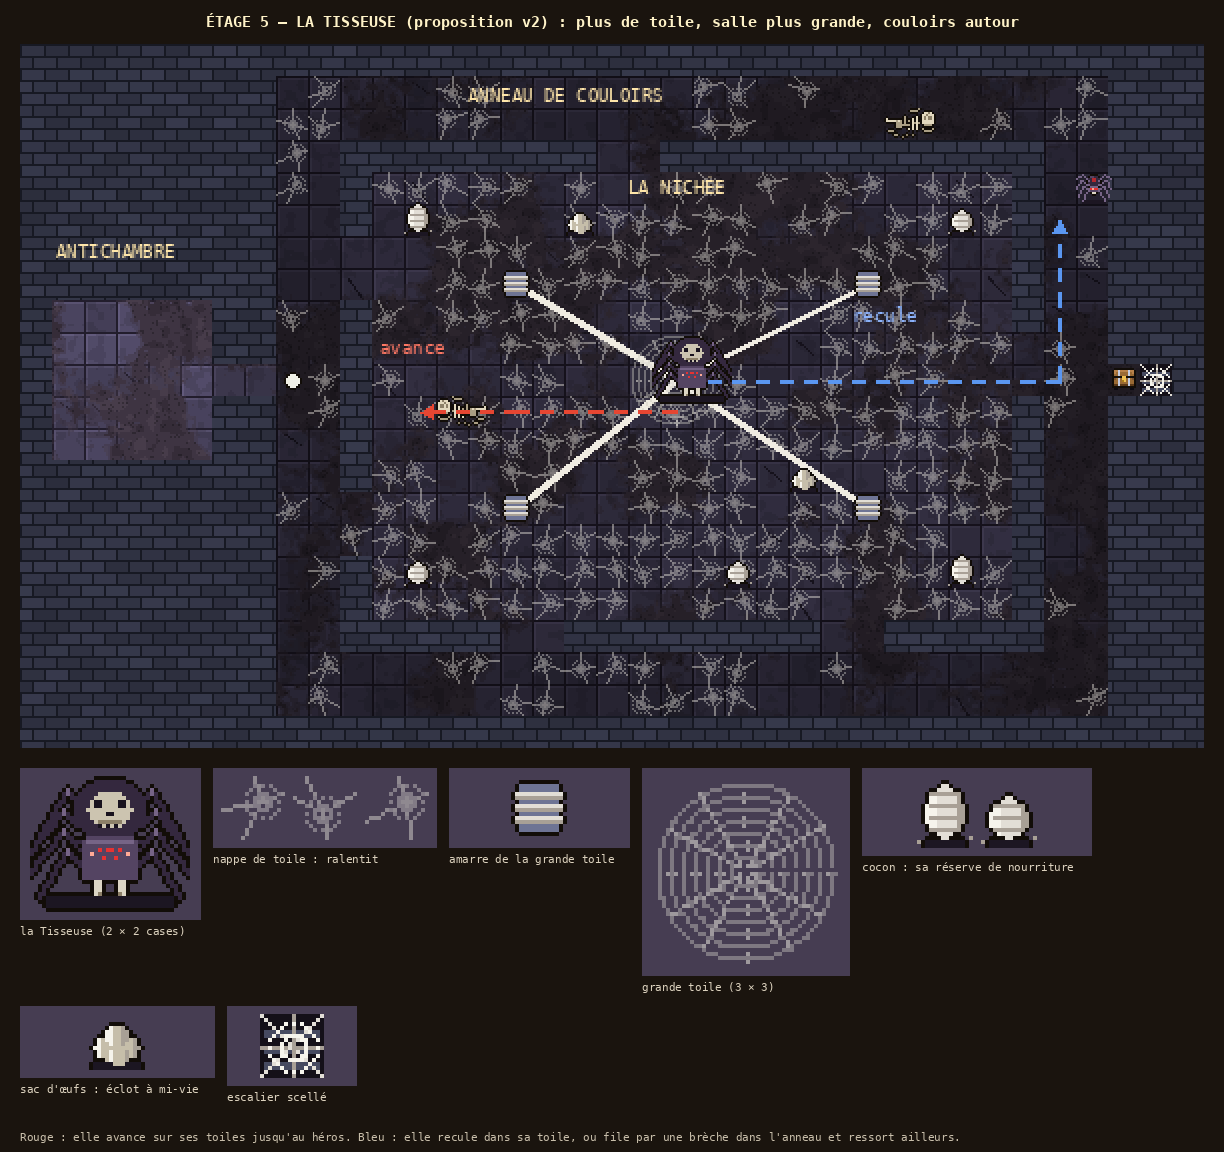

The script that drew this image:
"""Étage du boss de la section 1, v2 (Thomas, 2026-11-11 : « beaucoup beaucoup plus de toile, une salle plus grande,
des couloirs autour ; marcher sur une toile ralentit ; il faut la faire avancer et reculer »).

Plan : antichambre → couloir → ANNEAU de couloirs (2 cases de large) qui fait le tour de la NICHÉE (20 × 14) ; six
brèches relient l'anneau à la salle. Nappes de toile partout (salle et anneau), grande toile centrale tenue par quatre
AMARRES accrochées aux colonnes. Écrit art/boss_v2.png. Lancer depuis la racine du dépôt.
"""
import os, sys, math
sys.path.insert(0, os.path.dirname(os.path.abspath(__file__)))
import numpy as np
from PIL import Image, ImageDraw
from pix import grid, to_img, font, hash2
from dortoir_v2 import Sprite, C, T, walls
from sols_v1 import floor_b
from trainards_v2 import skeleton
from araignee_v1 import giant, spider
from salles_v1 import chest_sprite
from planche import planche
from boss_v1 import cocoon, web_hub, sealed_stairs


def web_cell(seed):
    """Nappe de toile au sol, une case : 3 à 4 fils qui traversent la case et se raccordent aux voisines."""
    s = Sprite(16, 16)
    pts = [(0, 3 + seed % 9), (15, 2 + (seed * 7) % 11), (3 + (seed * 5) % 10, 0), (2 + (seed * 3) % 12, 15)]
    cx, cy = 5 + seed % 6, 5 + (seed * 11) % 6
    for (px, py) in pts:
        n = max(abs(px - cx), abs(py - cy))
        for k in range(n + 1):
            s.p(int(round(cx + (px - cx) * k / n)), int(round(cy + (py - cy) * k / n)), (226, 222, 214, 120))
    for r in (2, 4):
        for k in range(16):
            a = k * math.pi / 8
            s.p(int(round(cx + math.cos(a) * r)), int(round(cy + math.sin(a) * r)), (240, 238, 230, 90))
    return s


def egg_sac():
    """Sac d'œufs collé au sol : grappe d'œufs ronds dans la soie. Il éclot (2 araignées) quand la reine est à mi-vie."""
    s = Sprite(16, 14)
    s.r(2, 12, 12, 2, "shadow")
    for (x, y, r) in ((5, 8, 3), (10, 8, 3), (7.5, 5, 3), (8, 10, 2.5)):
        for yy in range(14):
            for xx in range(16):
                if (xx - x) ** 2 + (yy - y) ** 2 <= r * r:
                    s.p(xx, yy, "silk_l" if xx < x - 1 else "egg" if xx < x + 1.5 else "silk_d")
    s.done()
    return s


def anchor():
    """Amarre : épais faisceau de soie noué autour d'une colonne. À couper pour faire tomber la grande toile."""
    s = Sprite(16, 16)
    s.r(3, 2, 10, 12, (110, 116, 148, 255))
    for y in (4, 7, 10):
        s.r(2, y, 12, 2, "silk")
        s.r(2, y + 1, 12, 1, "silk_d")
    s.done()
    return s


if __name__ == "__main__":
    IW, IH = 35, 20
    W, H = (IW + 2) * T, (IH + 2) * T
    xs, ys = grid(W, H)
    base = walls(IW, IH)
    fl = floor_b(xs, ys)
    def carve(x0, y0, w, h, dark=1.0):
        base[(y0 + 1) * T:(y0 + 1 + h) * T, (x0 + 1) * T:(x0 + 1 + w) * T] = fl[(y0 + 1) * T:(y0 + 1 + h) * T, (x0 + 1) * T:(x0 + 1 + w) * T] * dark
    base[:] = base * 0.55
    carve(0, 7, 5, 5)                                   # antichambre
    carve(5, 9, 2, 1, 0.8)                              # couloir d'accès
    for (x, y, w, h) in ((7, 0, 26, 2), (7, 18, 26, 2), (7, 0, 2, 20), (31, 0, 2, 20)):
        carve(x, y, w, h, 0.5)                          # anneau
    carve(10, 3, 20, 14, 0.62)                          # nichée
    BRECHES = [(9, 5, 1, 2), (9, 13, 1, 2), (30, 8, 1, 2), (17, 2, 2, 1), (14, 17, 2, 1), (24, 17, 2, 1)]
    for b in BRECHES:
        carve(*b, 0.55)
    carve(33, 9, 2, 1, 0.5)                             # alcôve de l'escalier
    room = to_img(np.clip(base, 0, 255)).convert("RGBA")
    d = ImageDraw.Draw(room)

    def put(sp, cx, cy, ox=0, oy=0):
        im = sp.img() if hasattr(sp, "img") else sp
        room.alpha_composite(im, ((cx + 1) * T + ox, (cy + 1) * T + T - im.height + oy))

    def floor_cell(x, y):
        return 10 <= x < 30 and 3 <= y < 17 or (7 <= x < 33 and (y < 2 or y >= 18)) or (0 <= y < 20 and (7 <= x < 9 or 31 <= x < 33)) \
            or any(bx <= x < bx + bw and by <= y < by + bh for (bx, by, bw, bh) in BRECHES)

    PILIERS = [(14, 6), (25, 6), (14, 13), (25, 13)]
    HUB = (18, 8)
    # Nappes de toile : ~60 % de la nichée, ~35 % de l'anneau (bruit : des plaques, pas un semis).
    for y in range(IH):
        for x in range(IW):
            if not floor_cell(x, y) or (x, y) in PILIERS:
                continue
            inroom = 10 <= x < 30 and 3 <= y < 17
            v = hash2(x // 2, y // 2, 7) * 0.6 + hash2(x, y, 3) * 0.4
            if v < (0.62 if inroom else 0.36):
                room.alpha_composite(web_cell(int(hash2(x, y, 9) * 97)).img(), ((x + 1) * T, (y + 1) * T))
    # Amarres : fils de la grande toile aux 4 colonnes.
    hc = ((HUB[0] + 1.5 + 1) * T, (HUB[1] + 1.5 + 1) * T)
    for (px, py) in PILIERS:
        d.line([hc, ((px + 1.5) * T, (py + 1.5) * T)], fill=(240, 236, 226), width=3)
    room.alpha_composite(web_hub().img(), ((HUB[0] + 1) * T, (HUB[1] + 1) * T))
    for (px, py) in PILIERS:
        room.alpha_composite(anchor().img(), ((px + 1) * T, (py + 1) * T))
    # Cocons (proies : elle s'en nourrit pour guérir), sacs d'œufs (éclosent à mi-vie), restes, coffre, escalier.
    for (x, y, b) in ((11, 4, True), (28, 4, False), (11, 15, False), (28, 15, True), (21, 15, False)):
        put(cocoon(b), x, y)
    for (x, y) in ((16, 4), (23, 12)):
        put(egg_sac(), x, y)
    room.alpha_composite(skeleton().img(), (13 * T, 11 * T))
    room.alpha_composite(skeleton().img().transpose(Image.FLIP_LEFT_RIGHT), (27 * T, 2 * T))
    room.alpha_composite(sealed_stairs().img(), (35 * T, 10 * T))
    put(chest_sprite(), 33, 9)
    put(giant(), HUB[0] + 1, HUB[1] + 1, ox=-4, oy=4)
    put(spider("idle", 0), 32, 3)
    # Héros à l'entrée de l'anneau.
    d.ellipse([8 * T + 4, 10 * T + 4, 9 * T - 4, 11 * T - 4], fill=(240, 240, 230), outline=(18, 13, 8))
    # Flèches : elle AVANCE (rouge) puis RECULE (bleu) vers sa toile ou par une brèche dans l'anneau.
    def arrow(pts, col):
        pts = [((x + 1.5) * T, (y + 1.5) * T) for (x, y) in pts]
        for a, b in zip(pts, pts[1:]):
            n = int(math.dist(a, b) // 6)
            for k in range(0, n, 2):
                d.line([(a[0] + (b[0] - a[0]) * k / n, a[1] + (b[1] - a[1]) * k / n),
                        (a[0] + (b[0] - a[0]) * (k + 1) / n, a[1] + (b[1] - a[1]) * (k + 1) / n)], fill=col, width=2)
        (x1, y1), (x2, y2) = pts[-2], pts[-1]
        ang = math.atan2(y2 - y1, x2 - x1)
        d.polygon([(x2, y2), (x2 - 7 * math.cos(ang - 0.5), y2 - 7 * math.sin(ang - 0.5)),
                   (x2 - 7 * math.cos(ang + 0.5), y2 - 7 * math.sin(ang + 0.5))], fill=col)
    arrow([(19, 10), (14, 10), (11, 10)], (230, 70, 50))
    arrow([(20, 9), (26, 9), (29, 9), (31, 9), (31, 4)], (90, 150, 240))
    f = font(9, False)
    d.text((1 * T + 2, 6 * T + 2), "ANTICHAMBRE", fill=(255, 230, 170), font=f)
    d.text((19 * T, 4 * T + 2), "LA NICHÉE", fill=(255, 230, 170), font=f)
    d.text((14 * T, 1 * T + 4), "ANNEAU DE COULOIRS", fill=(255, 230, 170), font=f)
    d.text((11 * T + 4, 9 * T + 2), "avance", fill=(255, 120, 100), font=f)
    d.text((26 * T, 8 * T + 2), "recule", fill=(140, 180, 255), font=f)
    planche("ÉTAGE 5 — LA TISSEUSE (proposition v2) : plus de toile, salle plus grande, couloirs autour", room, [
        ("la Tisseuse (2 × 2 cases)", [giant().img()]),
        ("nappe de toile : ralentit", [web_cell(s).img() for s in (5, 38, 71)]),
        ("amarre de la grande toile", [anchor().img()]),
        ("grande toile (3 × 3)", [web_hub().img()]),
        ("cocon : sa réserve de nourriture", [cocoon(True).img(), cocoon(False).img()]),
        ("sac d'œufs : éclot à mi-vie", [egg_sac().img()]),
        ("escalier scellé", [sealed_stairs().img()]),
    ], "art/boss_v2.png", S=2,
        note="Rouge : elle avance sur ses toiles jusqu'au héros. Bleu : elle recule dans sa toile, ou file par une brèche dans l'anneau et ressort ailleurs.")
